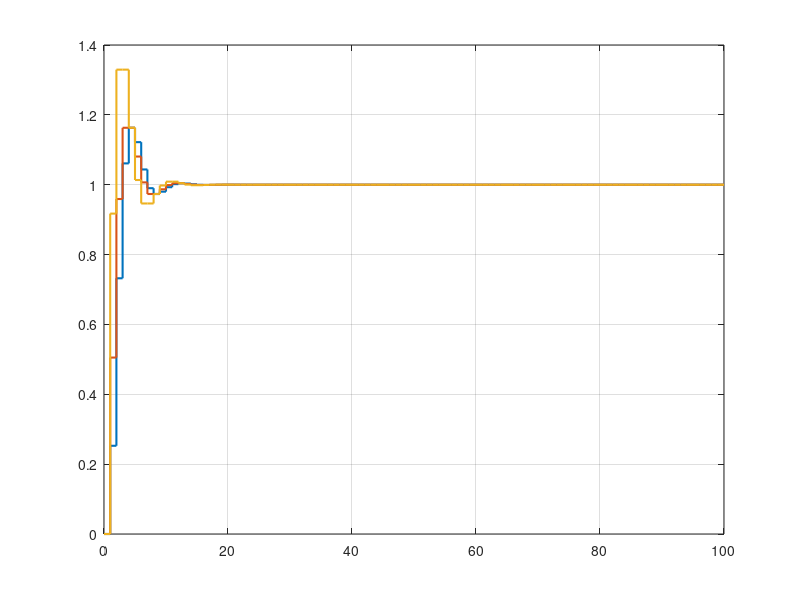

The MATLAB source for this figure: (Note: this script raises an error after producing the figure.)
%% Exercise 4.4.6
% Influence of pole and zero location on the discrete step response

clear;
close all;
clc;


%% ============================================================
%  1. NOMINAL SYSTEM
%  ============================================================

zeta = 0.5;                  % Equivalent continuous-time damping ratio
theta_nom = deg2rad(45);     % Nominal pole angle [rad]

% For a discrete pole:
%
%       p = r*exp(+-j*theta)
%
% corresponding to a continuous-time damping ratio zeta:
%
%       r = exp(-zeta*theta/sqrt(1-zeta^2))

r_nom = exp(-zeta*theta_nom/sqrt(1-zeta^2));

% Nominal complex-conjugate poles
p1_nom = r_nom*exp( 1j*theta_nom);
p2_nom = r_nom*exp(-1j*theta_nom);

% Nominal zero from Eq. (4.104)
z0_nom = r_nom*cos(theta_nom);

% Nominal denominator
den_nom = [1 ...
          -2*r_nom*cos(theta_nom) ...
           r_nom^2];


fprintf('NOMINAL SYSTEM\n');
fprintf('---------------------------------\n');
fprintf('zeta          = %.2f\n',zeta);
fprintf('theta         = %.2f deg\n',rad2deg(theta_nom));
fprintf('r             = %.4f\n',r_nom);
fprintf('Nominal zero  = %.4f\n',z0_nom);
fprintf('Pole 1        = %.4f %+.4fj\n',...
    real(p1_nom),imag(p1_nom));
fprintf('Pole 2        = %.4f %+.4fj\n\n',...
    real(p2_nom),imag(p2_nom));


%% ============================================================
%  2. SIMULATION SETTINGS
%  ============================================================

Ts = 1;

% Step-response plots
N = 100;
t = 0:Ts:N*Ts;

% Longer vector for settling-time calculations
t_analysis = 0:Ts:300;

% Unit circle for z-plane plots
phi = linspace(0,2*pi,500);


%% ============================================================
%  3. ZERO STUDY
%
%  Keep poles fixed.
%  Change only z0.
%
%                 K(z-z0)
%  H(z) = ------------------------
%          z^2 - 2r cos(theta)z+r^2
%
%  K is recalculated such that:
%
%                       H(1) = 1
%
%  ============================================================


% ------------------------------------------------------------
% Three groups of three representative zeros
% ------------------------------------------------------------

z0_group1 = [-1 0 z0_nom];

z0_group2 = [0.60 0.80 0.90];

z0_group3 = [1.05 1.10 1.20];


%% ============================================================
%  ZERO GROUP 1
%  Negative / small / nominal zero
%  ============================================================

figure;
hold on;
grid on;
box on;

colors = lines(3);

for i = 1:length(z0_group1)

    z0 = z0_group1(i);

    % Unit steady-state gain
    K = (1 - 2*r_nom*cos(theta_nom) + r_nom^2)/(1-z0);

    num = K*[1 -z0];

    H = tf(num,den_nom,Ts);

    y = step(H,t);

    stairs(t,y,...
        'LineWidth',1.5,...
        'Color',colors(i,:),...
        'DisplayName',sprintf('z_0 = %.3f',z0));

end

yline(1,'k--','HandleVisibility','off');

xlabel('Sample k');
ylabel('y[k]');

title('Zero influence I - Negative to nominal zero');

xlim([0 25]);

legend('Location','best');

hold off;


%% ============================================================
%  ZERO GROUP 2
%  Positive zero approaching +1
%  ============================================================

figure;
hold on;
grid on;
box on;

colors = lines(3);

for i = 1:length(z0_group2)

    z0 = z0_group2(i);

    K = (1 - 2*r_nom*cos(theta_nom) + r_nom^2)/(1-z0);

    num = K*[1 -z0];

    H = tf(num,den_nom,Ts);

    y = step(H,t);

    stairs(t,y,...
        'LineWidth',1.5,...
        'Color',colors(i,:),...
        'DisplayName',sprintf('z_0 = %.2f',z0));

end

yline(1,'k--','HandleVisibility','off');

xlabel('Sample k');
ylabel('y[k]');

title('Zero influence II - Zero approaching z = +1');

xlim([0 20]);

legend('Location','best');

hold off;


%% ============================================================
%  ZERO GROUP 3
%  Zero outside unit circle
%  ============================================================

figure;
hold on;
grid on;
box on;

colors = lines(3);

for i = 1:length(z0_group3)

    z0 = z0_group3(i);

    K = (1 - 2*r_nom*cos(theta_nom) + r_nom^2)/(1-z0);

    num = K*[1 -z0];

    H = tf(num,den_nom,Ts);

    y = step(H,t);

    stairs(t,y,...
        'LineWidth',1.5,...
        'Color',colors(i,:),...
        'DisplayName',sprintf('z_0 = %.2f',z0));

end

yline(1,'k--','HandleVisibility','off');

xlabel('Sample k');
ylabel('y[k]');

title('Zero influence III - Zeros outside the unit circle');

xlim([0 20]);

legend('Location','best');

hold off;


%% ============================================================
%  4. Z-PLANE - ZERO STUDY
%  ============================================================

z0_all = [z0_group1 z0_group2 z0_group3];

figure;
hold on;
grid on;
box on;
axis equal;

% Unit circle
plot(cos(phi),sin(phi),'k--',...
    'LineWidth',1,...
    'DisplayName','Unit circle');


% Fixed poles
plot(real(p1_nom),imag(p1_nom),'kx',...
    'MarkerSize',12,...
    'LineWidth',2.5,...
    'DisplayName','Fixed poles');

plot(real(p2_nom),imag(p2_nom),'kx',...
    'MarkerSize',12,...
    'LineWidth',2.5,...
    'HandleVisibility','off');


% Tested zeros
plot(z0_all,zeros(size(z0_all)),'bo',...
    'MarkerSize',7,...
    'LineWidth',1.5,...
    'DisplayName','Tested zero locations');


% Nominal zero
plot(z0_nom,0,'ro',...
    'MarkerSize',10,...
    'LineWidth',2.5,...
    'DisplayName','Nominal zero');


xlabel('Real(z)');
ylabel('Imag(z)');

title('Z-plane - Zero study');

xlim([-1.3 1.3]);
ylim([-1.1 1.1]);

legend('Location','best');

hold off;



%% ============================================================
%  5. POLE STUDY
%
%  Keep zero fixed:
%
%              z0 = z0_nom
%
%  Move poles while maintaining:
%
%              zeta = 0.5
%
%  Therefore:
%
%        r = exp(-zeta*theta/sqrt(1-zeta^2))
%
%  ============================================================


theta_group1_deg = [10 20 30];

theta_group2_deg = [45 60 80];

theta_group3_deg = [100 130 160];


%% ============================================================
%  THETA GROUP 1
%  Small pole angles
%  ============================================================

figure;
hold on;
grid on;
box on;

colors = lines(3);

for i = 1:length(theta_group1_deg)

    theta = deg2rad(theta_group1_deg(i));

    % Keep zeta = 0.5
    r = exp(-zeta*theta/sqrt(1-zeta^2));

    % Denominator
    den = [1 ...
          -2*r*cos(theta) ...
           r^2];

    % Zero remains fixed
    z0 = z0_nom;

    % Unit steady-state gain
    K = (1 - 2*r*cos(theta) + r^2)/(1-z0);

    num = K*[1 -z0];

    H = tf(num,den,Ts);

    y = step(H,t);

    stairs(t,y,...
        'LineWidth',1.5,...
        'Color',colors(i,:),...
        'DisplayName',...
        sprintf('\\theta = %.0f^\\circ, r = %.3f',...
        rad2deg(theta),r));

end

yline(1,'k--','HandleVisibility','off');

xlabel('Sample k');
ylabel('y[k]');

title('Pole influence I - Small pole angles');

xlim([0 80]);

legend('Location','best');

hold off;


%% ============================================================
%  THETA GROUP 2
%  Intermediate pole angles
%  ============================================================

figure;
hold on;
grid on;
box on;

colors = lines(3);

for i = 1:length(theta_group2_deg)

    theta = deg2rad(theta_group2_deg(i));

    r = exp(-zeta*theta/sqrt(1-zeta^2));

    den = [1 ...
          -2*r*cos(theta) ...
           r^2];

    z0 = z0_nom;

    K = (1 - 2*r*cos(theta) + r^2)/(1-z0);

    num = K*[1 -z0];

    H = tf(num,den,Ts);

    y = step(H,t);

    stairs(t,y,...
        'LineWidth',1.5,...
        'Color',colors(i,:),...
        'DisplayName',...
        sprintf('\\theta = %.0f^\\circ, r = %.3f',...
        rad2deg(theta),r));

end

yline(1,'k--','HandleVisibility','off');

xlabel('Sample k');
ylabel('y[k]');

title('Pole influence II - Intermediate pole angles');

xlim([0 30]);

legend('Location','best');

hold off;


%% ============================================================
%  THETA GROUP 3
%  Large pole angles
%  ============================================================

figure;
hold on;
grid on;
box on;

colors = lines(3);

for i = 1:length(theta_group3_deg)

    theta = deg2rad(theta_group3_deg(i));

    r = exp(-zeta*theta/sqrt(1-zeta^2));

    den = [1 ...
          -2*r*cos(theta) ...
           r^2];

    z0 = z0_nom;

    K = (1 - 2*r*cos(theta) + r^2)/(1-z0);

    num = K*[1 -z0];

    H = tf(num,den,Ts);

    y = step(H,t);

    stairs(t,y,...
        'LineWidth',1.5,...
        'Color',colors(i,:),...
        'DisplayName',...
        sprintf('\\theta = %.0f^\\circ, r = %.3f',...
        rad2deg(theta),r));

end

yline(1,'k--','HandleVisibility','off');

xlabel('Sample k');
ylabel('y[k]');

title('Pole influence III - Large pole angles');

xlim([0 20]);

legend('Location','best');

hold off;



%% ============================================================
%  6. Z-PLANE - POLE STUDY
%  ============================================================

theta_all_deg = [theta_group1_deg ...
                 theta_group2_deg ...
                 theta_group3_deg];

figure;
hold on;
grid on;
box on;
axis equal;


% Unit circle
plot(cos(phi),sin(phi),'k--',...
    'LineWidth',1,...
    'DisplayName','Unit circle');


% Fixed zero
plot(z0_nom,0,'ko',...
    'MarkerSize',9,...
    'LineWidth',2.5,...
    'DisplayName',...
    sprintf('Fixed zero z_0 = %.3f',z0_nom));


% Constant damping-ratio curve
theta_curve = linspace(deg2rad(1),deg2rad(179),500);

r_curve = exp(...
    -zeta*theta_curve/sqrt(1-zeta^2));

p_curve_upper = r_curve.*exp( 1j*theta_curve);
p_curve_lower = r_curve.*exp(-1j*theta_curve);

plot(real(p_curve_upper),imag(p_curve_upper),'k:',...
    'LineWidth',1.2,...
    'DisplayName','\zeta = 0.5');

plot(real(p_curve_lower),imag(p_curve_lower),'k:',...
    'LineWidth',1.2,...
    'HandleVisibility','off');


% Tested pole locations
for i = 1:length(theta_all_deg)

    theta = deg2rad(theta_all_deg(i));

    r = exp(-zeta*theta/sqrt(1-zeta^2));

    p1 = r*exp( 1j*theta);
    p2 = r*exp(-1j*theta);

    plot(real(p1),imag(p1),'x',...
        'MarkerSize',9,...
        'LineWidth',2,...
        'DisplayName',...
        sprintf('\\theta = %.0f^\\circ',rad2deg(theta)));

    plot(real(p2),imag(p2),'x',...
        'MarkerSize',9,...
        'LineWidth',2,...
        'HandleVisibility','off');

end


xlabel('Real(z)');
ylabel('Imag(z)');

title('Z-plane - Pole locations for \zeta = 0.5');

xlim([-1.1 1.1]);
ylim([-1.1 1.1]);

legend('Location','bestoutside');

hold off;



%% ============================================================
%  7. QUANTITATIVE ANALYSIS - ZERO LOCATION
%
%  Use EXACTLY the same zero values as the response plots.
%
%  One marker in the following plots corresponds to one
%  simulated system.
%  ============================================================

z0_analysis = z0_all;

Nz = length(z0_analysis);

OS_zero = zeros(1,Nz);
Ts_zero = zeros(1,Nz);


for i = 1:Nz

    z0 = z0_analysis(i);

    K = (1 - 2*r_nom*cos(theta_nom) + r_nom^2)/(1-z0);

    num = K*[1 -z0];

    H = tf(num,den_nom,Ts);

    y = step(H,t_analysis);


    %% ---------------- Overshoot -----------------------------

    % Since y_final = 1:
    %
    % OS = (y_max - 1)/1 * 100

    OS_zero(i) = max(0,(max(y)-1)*100);

    %% ---------------- 10% settling time ----------------------

    % 2% band:
    %
    %       0.98 <= y[k] <= 1.02

    envelope = 10; % in percentage

    outside = find(abs(y-1) > envelope/100);

    if isempty(outside)

        Ts_zero(i) = 0;

    elseif outside(end) < length(t_analysis)

        Ts_zero(i) = t_analysis(outside(end)+1);

    else

        Ts_zero(i) = NaN;

    end

end

%% OVERSHOOT VS ZERO LOCATION

figure;
hold on;
grid on;
box on;

idx_left  = z0_analysis < 1;
idx_right = z0_analysis > 1;

c = [0 0.4470 0.7410];

plot(z0_analysis(idx_left),OS_zero(idx_left),'o-',...
    'Color',c,...
    'LineWidth',1.5,...
    'MarkerSize',7,...
    'HandleVisibility','off');

plot(z0_analysis(idx_right),OS_zero(idx_right),'o-',...
    'Color',c,...
    'LineWidth',1.5,...
    'MarkerSize',7,...
    'HandleVisibility','off');

xline(1,'k--','z_0 = 1');

xlabel('Zero location z_0');
ylabel('Overshoot [%]');
title('Percentage overshoot vs. zero location');

hold off;


%% SETTLING TIME VS ZERO LOCATION

figure;
hold on;
grid on;
box on;

c = [0 0.4470 0.7410];

plot(z0_analysis(idx_left),Ts_zero(idx_left),'o-',...
    'Color',c,...
    'LineWidth',1.5,...
    'MarkerSize',7,...
    'HandleVisibility','off');

plot(z0_analysis(idx_right),Ts_zero(idx_right),'o-',...
    'Color',c,...
    'LineWidth',1.5,...
    'MarkerSize',7,...
    'HandleVisibility','off');

xline(1,'k--','z_0 = 1');

xlabel('Zero location z_0');
ylabel('10% settling time [samples]');
title('10% settling time vs. zero location');

hold off;

%% ============================================================
%  8. QUANTITATIVE ANALYSIS - POLE LOCATION
%
%  Again, use exactly the theta values tested above.
%  ============================================================

theta_analysis_deg = theta_all_deg;
theta_analysis = deg2rad(theta_analysis_deg);

Nt = length(theta_analysis);

OS_theta = zeros(1,Nt);
Ts_theta = zeros(1,Nt);
r_analysis = zeros(1,Nt);


for i = 1:Nt

    theta = theta_analysis(i);

    % Maintain zeta = 0.5
    r = exp(-zeta*theta/sqrt(1-zeta^2));

    r_analysis(i) = r;

    den = [1 ...
          -2*r*cos(theta) ...
           r^2];

    % Fixed nominal zero
    z0 = z0_nom;

    % Unit steady-state gain
    K = (1 - 2*r*cos(theta) + r^2)/(1-z0);

    num = K*[1 -z0];

    H = tf(num,den,Ts);

    y = step(H,t_analysis);


    %% ---------------- Overshoot -----------------------------

    OS_theta(i) = max(0,(max(y)-1)*100);


    %% ---------------- 10% settling time ----------------------

    envelope = 10; % in percentage
    
    outside = find(abs(y-1) > envelope/100);

    if isempty(outside)

        Ts_theta(i) = 0;

    elseif outside(end) < length(t_analysis)

        Ts_theta(i) = t_analysis(outside(end)+1);

    else

        Ts_theta(i) = NaN;

    end

end


%% ============================================================
%  OVERSHOOT VS THETA
%  ============================================================

figure;

plot(theta_analysis_deg,OS_theta,'o-',...
    'LineWidth',1.5,...
    'MarkerSize',7);

grid on;
box on;

xline(rad2deg(theta_nom),'k:',...
    'Nominal \theta');

xlabel('\theta [deg]');
ylabel('Overshoot [%]');

title('Percentage overshoot vs. pole angle (\zeta = 0.5)');


%% ============================================================
%  SETTLING TIME VS THETA
%  ============================================================

figure;

plot(theta_analysis_deg,Ts_theta,'o-',...
    'LineWidth',1.5,...
    'MarkerSize',7);

grid on;
box on;

xline(rad2deg(theta_nom),'k:',...
    'Nominal \theta');

xlabel('\theta [deg]');
ylabel('10% settling time [samples]');

title('10% settling time vs. pole angle (\zeta = 0.5)');



%% ============================================================
%  9. PRINT QUANTITATIVE RESULTS
%  ============================================================

fprintf('\n');
fprintf('ZERO STUDY\n');
fprintf('-------------------------------------------------\n');
fprintf(' z0           Overshoot [%%]     Settling [samples]\n');
fprintf('-------------------------------------------------\n');

for i = 1:length(z0_analysis)

    fprintf('%7.3f        %10.3f          %6.1f\n',...
        z0_analysis(i),...
        OS_zero(i),...
        Ts_zero(i));

end


fprintf('\n');
fprintf('POLE STUDY - zeta = %.2f\n',zeta);
fprintf('-------------------------------------------------------------\n');
fprintf(' theta [deg]      r        Overshoot [%%]    Settling\n');
fprintf('-------------------------------------------------------------\n');

for i = 1:length(theta_analysis)

    fprintf('%8.0f       %.4f       %10.3f       %6.1f\n',...
        theta_analysis_deg(i),...
        r_analysis(i),...
        OS_theta(i),...
        Ts_theta(i));

end
